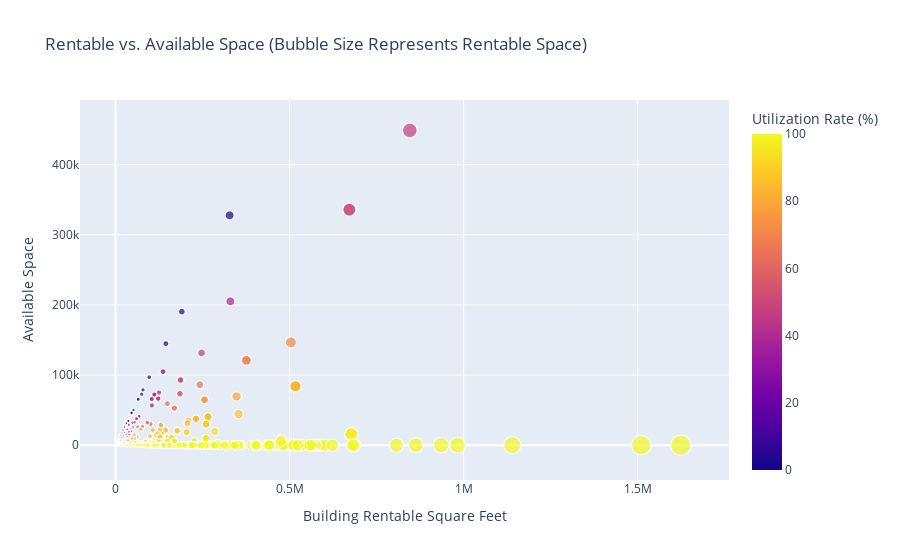

This figure's notebook cell:
### Markdown cell above
### Analysis of Rentable vs. Available Space

### Code cell
df['Utilization Rate (%)'] = 100 * (df['Building Rentable Square Feet'] - df['Available Square Feet']) / df['Building Rentable Square Feet']

fig = px.scatter(
    df,
    x="Building Rentable Square Feet",
    y="Available Square Feet",
    size="Building Rentable Square Feet",
    color="Utilization Rate (%)",
    hover_name="Real Property Asset Name",
    title="Rentable vs. Available Space (Bubble Size Represents Rentable Space)",
    labels={"Rentable Square Feet": "Rentable Space", "Available Square Feet": "Available Space"}
)

fig.show()

fig.write_html("rentable_vs_available_space.html")

### Figure 1 — Plotly figure (JSON) as saved in the notebook; plotly's stock layout.template omitted (floating-point values rounded to 4 significant figures; data arrays with more than 128 entries replaced by an {"elided": "..."} marker saying what was removed)
{"data": [{"hovertemplate": "<b>%{hovertext}</b><br><br>Building Rentable Square Feet=%{marker.size}<br>Available Space=%{y}<br>Utilization Rate (%)=%{marker.color}<extra></extra>", "hovertext": {"elided": "7588 str values"}, "legendgroup": "", "marker": {"color": {"elided": "7588 float values"}, "coloraxis": "coloraxis", "size": {"elided": "7588 float values"}, "sizemode": "area", "sizeref": 4059.0, "symbol": "circle"}, "mode": "markers", "name": "", "showlegend": false, "type": "scattergl", "x": {"elided": "7588 float values"}, "xaxis": "x", "y": {"elided": "7588 float values"}, "yaxis": "y"}], "layout": {"coloraxis": {"colorbar": {"title": {"text": "Utilization Rate (%)"}}, "colorscale": [[0, "#0d0887"], [0.1111, "#46039f"], [0.2222, "#7201a8"], [0.3333, "#9c179e"], [0.4444, "#bd3786"], [0.5556, "#d8576b"], [0.6667, "#ed7953"], [0.7778, "#fb9f3a"], [0.8889, "#fdca26"], [1, "#f0f921"]]}, "legend": {"itemsizing": "constant", "tracegroupgap": 0}, "title": {"text": "Rentable vs. Available Space (Bubble Size Represents Rentable Space)"}, "xaxis": {"anchor": "y", "domain": [0, 1], "title": {"text": "Building Rentable Square Feet"}}, "yaxis": {"anchor": "x", "domain": [0, 1], "title": {"text": "Available Space"}}}}
